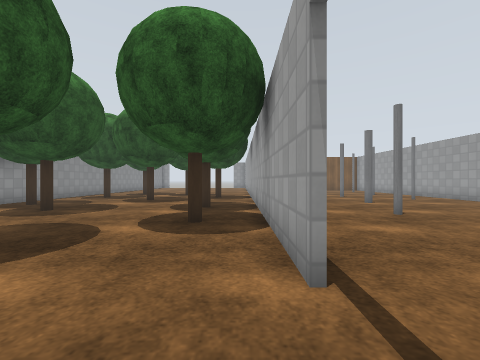
View 1 (above)

20 first-person views from a walk through a Gazebo world. The camera is 0.94 m above the floor, looks level and sees 90° across. The floor is counted in squares, 1 m on a side. Each view is taken from the middle of a square. On the plan, view 1 faces up. The plan holds only what a view shows up to about 10 squares ahead; the rest is blank. Gazebo's built-in surfaces are drawn with simple patterns. Some stock models are drawn as simple stand-ins. Surface patterns are stand-ins for the level's own textures.

View 2
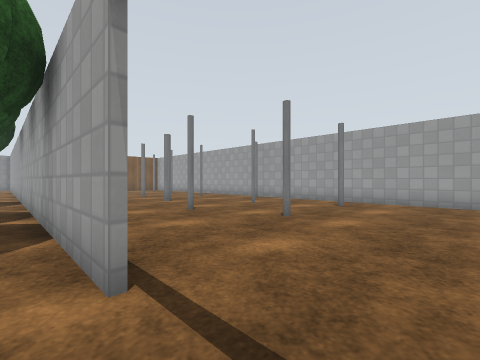

View 3
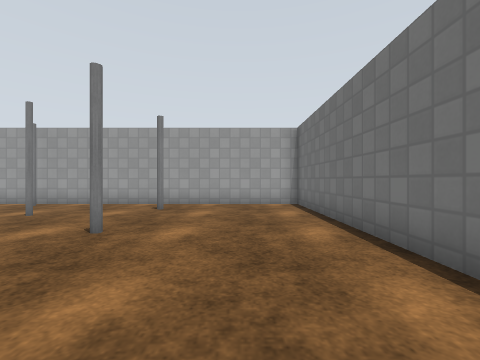

View 4
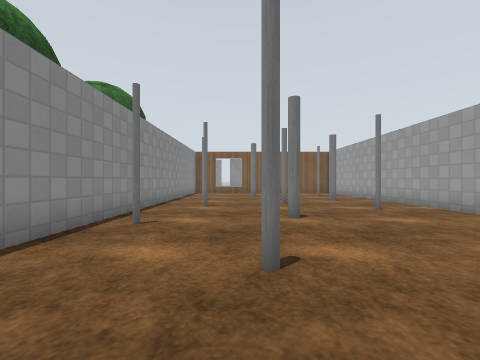

View 5
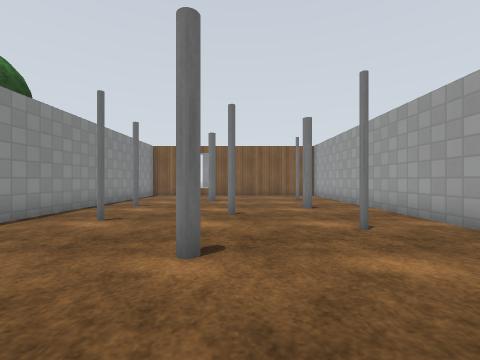

View 6
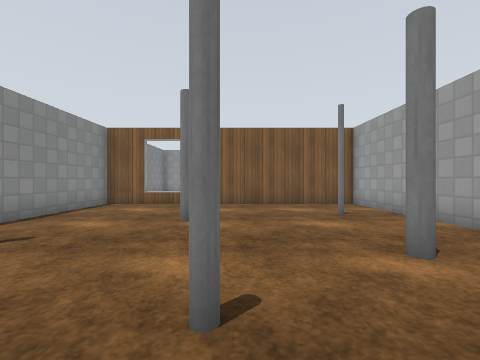

View 7
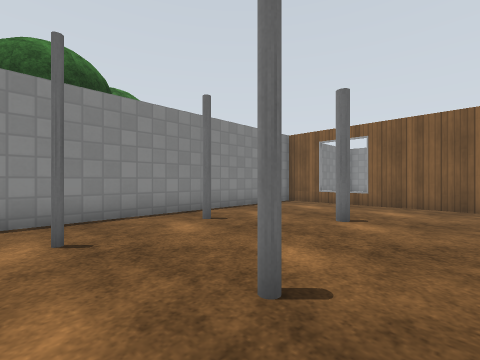

View 8
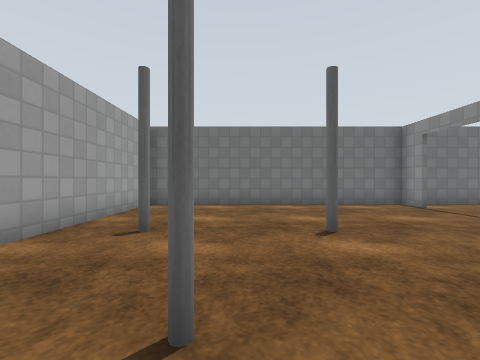

View 9
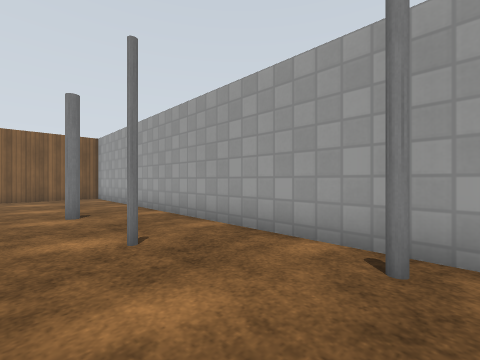

View 10
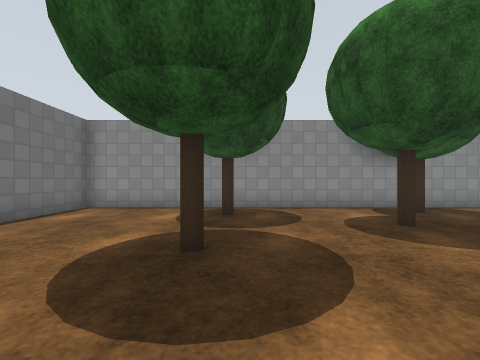

View 11
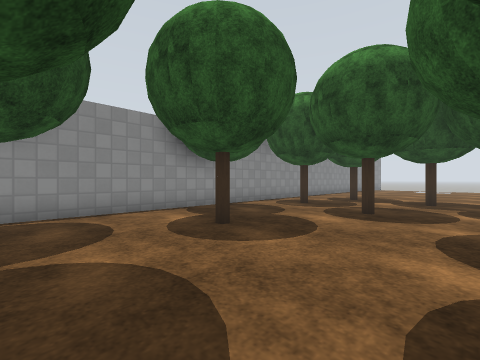

View 12
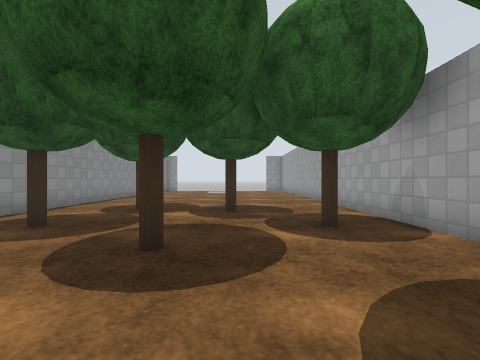

View 13
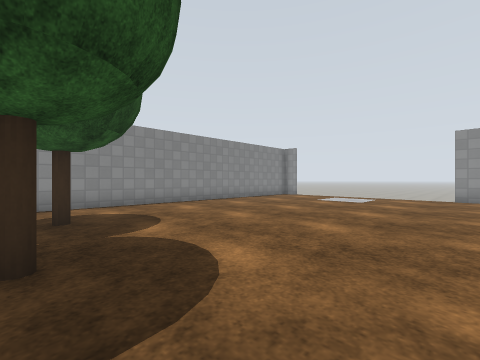

View 14
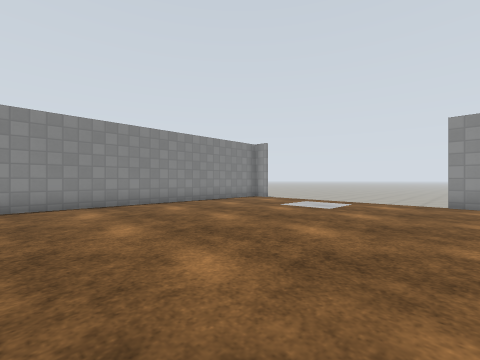

View 15
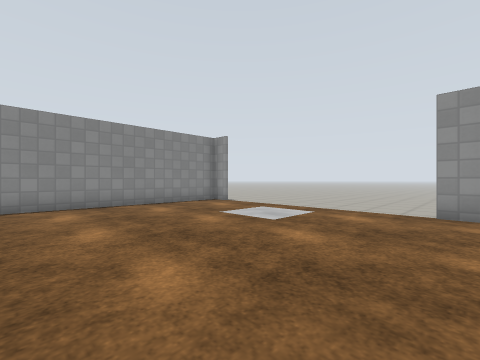

View 16
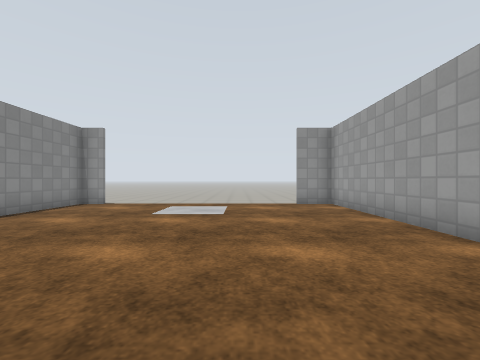

View 17
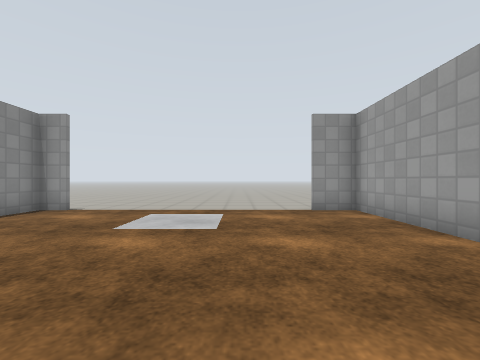

View 18
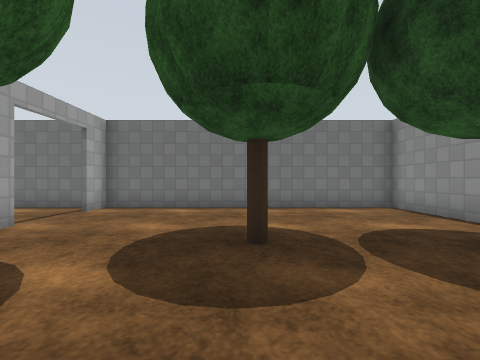

View 19
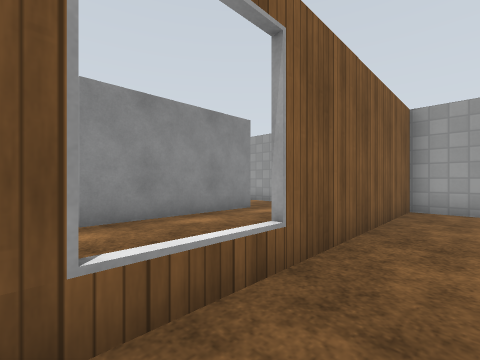

View 20
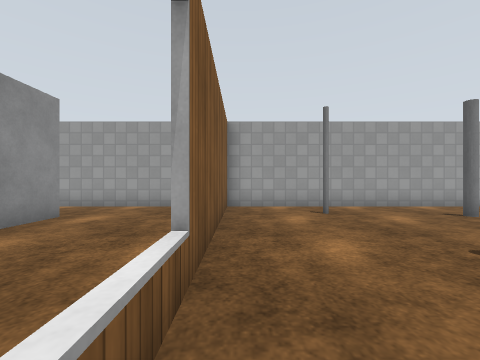

### Floor plan
Ten units are one square. View 1 is at (0, 0); x grows to the right and y downward. Boxes are objects, and circles mark ways between rooms. Rooms are numbered by the first view taken in them; rooms with no view inside come last. Other rooms are left out.
<svg viewBox="-100 -305 210 323">
<path fill="none" stroke="#000" d="M8 1 8 13 105 13 105 -214 8 -214 8 -71M-4 13 6 13 6 1M-92 -123 -92 13 -4 13M6 -225 6 -285 -8 -285M6 -20 6 -169M-92 -285 -92 -141M81 -256 31 -256M105 -234 105 -264"/>
<rect x="15" y="-95" width="10" height="10" fill="#bbb"><title>grey pole</title></rect>
<rect x="15" y="-165" width="10" height="10" fill="#bbb"><title>grey pole</title></rect>
<rect x="25" y="-135" width="10" height="10" fill="#bbb"><title>grey pole</title></rect>
<rect x="35" y="-75" width="10" height="10" fill="#bbb"><title>grey pole</title></rect>
<rect x="45" y="-45" width="10" height="10" fill="#bbb"><title>grey pole</title></rect>
<rect x="45" y="-105" width="10" height="10" fill="#bbb"><title>grey pole</title></rect>
<rect x="45" y="-185" width="10" height="10" fill="#bbb"><title>grey pole</title></rect>
<rect x="55" y="-145" width="10" height="10" fill="#bbb"><title>grey pole</title></rect>
<rect x="65" y="-75" width="10" height="10" fill="#bbb"><title>grey pole</title></rect>
<rect x="75" y="-125" width="10" height="10" fill="#bbb"><title>grey pole</title></rect>
<rect x="75" y="-155" width="10" height="10" fill="#bbb"><title>grey pole</title></rect>
<rect x="85" y="-45" width="10" height="10" fill="#bbb"><title>grey pole</title></rect>
<rect x="85" y="-195" width="10" height="10" fill="#bbb"><title>grey pole</title></rect>
<rect x="95" y="-95" width="10" height="10" fill="#bbb"><title>grey pole</title></rect>
<rect x="-95" y="-95" width="20" height="10" fill="#bbb"><title>tree</title></rect>
<rect x="-85" y="-45" width="10" height="10" fill="#bbb"><title>tree</title></rect>
<rect x="-75" y="-135" width="10" height="10" fill="#bbb"><title>tree</title></rect>
<rect x="-65" y="-85" width="10" height="20" fill="#bbb"><title>tree</title></rect>
<rect x="-65" y="-165" width="10" height="10" fill="#bbb"><title>tree</title></rect>
<rect x="-45" y="-35" width="10" height="10" fill="#bbb"><title>tree</title></rect>
<rect x="-45" y="-115" width="10" height="10" fill="#bbb"><title>tree</title></rect>
<rect x="-35" y="-155" width="10" height="10" fill="#bbb"><title>tree</title></rect>
<rect x="-15" y="-55" width="10" height="10" fill="#bbb"><title>tree</title></rect>
<rect x="-15" y="-85" width="10" height="10" fill="#bbb"><title>tree</title></rect>
<rect x="-15" y="-135" width="10" height="10" fill="#bbb"><title>tree</title></rect>
<circle cx="3" cy="-10" r="3" fill="#2a7"/>
<text x="60" y="-100">1</text>
<text x="-40" y="-150">2</text>
<text x="60" y="-240">3</text>
</svg>
Room 1 opens to room 2.

Where each view was taken, in squares from view 1:
view 1: 0 up, 0 right, facing up
view 2: 0 up, 0 right, facing up-right
view 3: 1 up, 1 right, facing right
view 4: 4 up, 4 right, facing up
view 5: 7 up, 6 right, facing up
view 6: 12 up, 6 right, facing up
view 7: 12 up, 7 right, facing up-left
view 8: 8 up, 7 right, facing down
view 9: 8 up, 7 right, facing up-right
view 10: 4 up, 1 left, facing left
view 11: 4 up, 2 left, facing up-left
view 12: 8 up, 3 left, facing up
view 13: 15 up, 0 right, facing up-left
view 14: 18 up, 0 right, facing up-left
view 15: 21 up, 0 right, facing up-left
view 16: 19 up, 3 left, facing up
view 17: 21 up, 3 left, facing up
view 18: 7 up, 4 left, facing down
view 19: 20 up, 2 right, facing up-right
view 20: 21 up, 2 right, facing right
